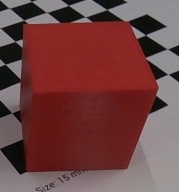
#> input picture data/train/cuboid/7040924.jpg, 179 x 192 px
$ python -i isolation.py   (imports and definitions only)
#> lines starting #> are read from the running program, lines starting #| are printed output that depends on the picture; after the words box and inside, x2 and y2 are one past the last pixel; in counts of white or black regions, pixels touching at a corner belong together
#> further down, picture is the input picture: shape (192, 179, 3); mean B, G, R 67, 67.2, 112.9
"""
armsoft/isolation.py
=====================
Camera-independent object isolation.

Given one :class:`~armsoft.frame_source.RGBDFrame` it

  1. removes depth discontinuities and near-white background,
  2. segments red pixels in HSV and keeps the blob nearest the frame centre,
  3. deprojects that blob into a point cloud with plain numpy.

It never touches a camera SDK and runs no background thread, so the same code
serves live frames, recordings and the simulator.
"""

from __future__ import annotations

from dataclasses import dataclass

import cv2
import numpy as np

from ..sources.base import RGBDFrame

# ─── Depth gating ─────────────────────────────────────────────────────────────
MIN_DEPTH_M = 0.07
MAX_DEPTH_M = 0.70
SUBSAMPLE   = 2      # pixel stride in both axes

# ─── Foreground filtering ─────────────────────────────────────────────────────
DEPTH_GAP_M          = 0.030   # 30 raw D405 units ≈ 3 cm
DEPTH_KERNEL_SIZE    = 5
WHITE_BRIGHTNESS_MIN = 170
WHITE_SAT_MAX        = 30
MAX_MASK_FILL        = 0.80

# ─── Red-object HSV segmentation ──────────────────────────────────────────────
RED_HUE_HIGH1 = 10
RED_HUE_LOW2  = 160
RED_SAT_MIN   = 80
RED_VAL_MIN   = 50
RED_MIN_AREA  = 500


@dataclass
class Isolation:
    """Result of isolating one frame."""
    object_points: np.ndarray      # (N, 3) float32, metres, camera frame
    object_colors: np.ndarray      # (N, 3) float32 RGB in [0, 1]
    scene_points:  np.ndarray      # (M, 3) whole visible scene
    scene_colors:  np.ndarray      # (M, 3)
    box: np.ndarray | None         # [x1, y1, x2, y2] pixels, or None
    mask: np.ndarray | None        # (H, W) bool object mask, or None
    crop_bgr: np.ndarray | None    # BGR crop inside `box` (classifier input)
    preview_bgr: np.ndarray        # annotated image for display / debugging

    @property
    def found(self) -> bool:
        return len(self.object_points) > 0


# [25 lines left out: function _foreground_mask, not called in this run]


def detect_red_mask(bgr: np.ndarray):
    """Red blob closest to the image centre → (bool mask, box) or (None, None)."""
    h, w = bgr.shape[:2]
#> h = 192; w = 179
    center = np.array([w / 2.0, h / 2.0])
#> center = [89.5, 96]
    hsv = cv2.cvtColor(bgr, cv2.COLOR_BGR2HSV)
#> hsv: shape (192, 179, 3); mean H, S, V 59, 110.6, 113.4

    mask_lo = cv2.inRange(hsv, (0, RED_SAT_MIN, RED_VAL_MIN),
                          (RED_HUE_HIGH1, 255, 255))
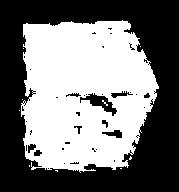
#> mask_lo: shape (192, 179); 47.5% white; 10 white regions (9 under 20 px), largest, box (x1, y1, x2, y2) and area: (21, 20, 159, 173) 16276
    mask_hi = cv2.inRange(hsv, (RED_HUE_LOW2, RED_SAT_MIN, RED_VAL_MIN),
                          (179, 255, 255))
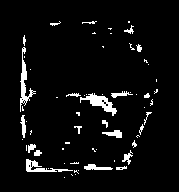
#> mask_hi: shape (192, 179); 5.2% white; 63 white regions (40 under 20 px), largest, box (x1, y1, x2, y2) and area: (80, 93, 117, 116) 304, (20, 47, 36, 112) 278, (26, 159, 73, 172) 210
    red = cv2.bitwise_or(mask_lo, mask_hi)
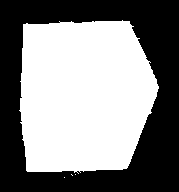
#> red: shape (192, 179); 52.7% white; 1 black region, box (x1, y1, x2, y2) and area: (0, 0, 179, 192) 16272

    kernel = cv2.getStructuringElement(cv2.MORPH_ELLIPSE, (7, 7))
    red = cv2.morphologyEx(red, cv2.MORPH_OPEN,  kernel, iterations=2)
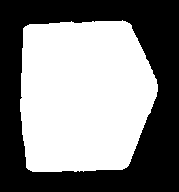
#> red: shape (192, 179); 52.5% white; 1 black region, box (x1, y1, x2, y2) and area: (0, 0, 179, 192) 16336
    red = cv2.morphologyEx(red, cv2.MORPH_CLOSE, kernel, iterations=2)
#> red: shape (192, 179); 52.5% white; 1 black region

    contours, _ = cv2.findContours(red, cv2.RETR_EXTERNAL, cv2.CHAIN_APPROX_SIMPLE)
#> contours = 1 contour; box (x1, y1, x2, y2) and area: (20, 20, 158, 172) 17788
    best_mask = best_box = None
    best_dist = float("inf")
    for cnt in contours:
        if cv2.contourArea(cnt) < RED_MIN_AREA:
            continue
        x, y, cw, ch = cv2.boundingRect(cnt)
        if (cw * ch) / float(w * h) > MAX_MASK_FILL:
            continue
        dist = np.linalg.norm(np.array([x + cw / 2.0, y + ch / 2.0]) - center)
        if dist < best_dist:
            m = np.zeros((h, w), np.uint8)
            cv2.drawContours(m, [cnt], -1, 255, cv2.FILLED)
            best_mask, best_box, best_dist = m.astype(bool), \
                np.array([x, y, x + cw, y + ch]), dist
#> this loop made 1 pass
#> (x, y, cw, ch, dist, best_box, best_dist) on pass 1: (20, 20, 138, 152, 0.5, [20, 20, 158, 172], 0.5)
#> after the loop, best_dist = 0.5

    return best_mask, best_box


class ObjectIsolatorRGBD:
    """
    Stateless-per-frame isolator working on :class:`RGBDFrame`.

    Parameters
    ----------
    min_points : int
        Frames yielding fewer isolated points are reported as "not found".
    """

    def __init__(self, min_points: int = 50):
        self.min_points = int(min_points)
        self._last_box = None

    # [55 lines left out: functions isolate, _preview, not called in this run]

>>> import cv2
>>> picture = cv2.imread('../../data/train/cuboid/7040924.jpg')
>>> result = detect_red_mask(picture)

$ run again, on data/train/cuboid/7044828.jpg
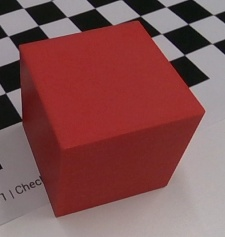
#> input picture data/train/cuboid/7044828.jpg, 225 x 237 px
#> picture is the input picture: shape (237, 225, 3); mean B, G, R 82.6, 82.4, 131.7
#> hsv: shape (237, 225, 3); mean H, S, V 55.5, 100, 132.1
#> in detect_red_mask, `mask_lo = cv2.inRange(hsv, (0, RED_SAT_MIN, RED_VAL_MIN), (RED_HUE_HIG..`:
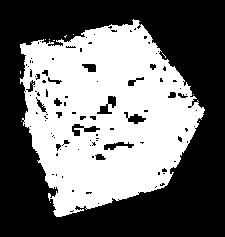
#> mask_lo: shape (237, 225); 44% white; 12 white regions (11 under 20 px), largest, box (x1, y1, x2, y2) and area: (20, 19, 205, 217) 23463
#> mask_hi: shape (237, 225); 4.9% white; 126 white regions (98 under 20 px), largest, box (x1, y1, x2, y2) and area: (23, 124, 58, 198) 350, (42, 31, 85, 46) 204, (97, 96, 116, 114) 156
#> in detect_red_mask, `red = cv2.bitwise_or(mask_lo, mask_hi)`:
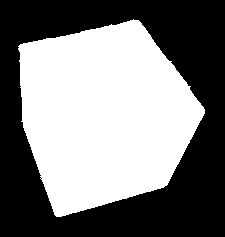
#> red: shape (237, 225); 49% white; 1 white region, box (x1, y1, x2, y2) and area: (18, 19, 205, 217) 26120
#> contours = 1 contour; box (x1, y1, x2, y2) and area: (19, 19, 205, 217) 25796
#> the loop in detect_red_mask, `for cnt in contours:` made 1 pass
#> (x, y, cw, ch, dist, best_box, best_dist) on pass 1: (19, 19, 186, 198, 0.707, [19, 19, 205, 217], 0.707)
#> after the loop in detect_red_mask, `for cnt in contours:`: best_dist = 0.707

$ run again, on data/train/cuboid/7052879.jpg
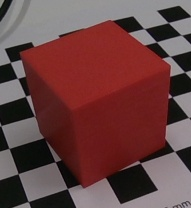
#> input picture data/train/cuboid/7052879.jpg, 191 x 208 px
#> picture is the input picture: shape (208, 191, 3); mean B, G, R 66.2, 66.5, 104.8
#> hsv: shape (208, 191, 3); mean H, S, V 62.1, 99.3, 105.4
#> in detect_red_mask, `mask_lo = cv2.inRange(hsv, (0, RED_SAT_MIN, RED_VAL_MIN), (RED_HUE_HIG..`:
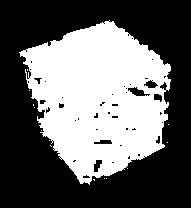
#> mask_lo: shape (208, 191); 40.6% white; 14 white regions (13 under 20 px), largest, box (x1, y1, x2, y2) and area: (19, 20, 171, 185) 16102
#> mask_hi: shape (208, 191); 3.3% white; 77 white regions (56 under 20 px), largest, box (x1, y1, x2, y2) and area: (32, 98, 45, 119) 112, (80, 175, 108, 188) 111, (128, 87, 150, 96) 100
#> in detect_red_mask, `red = cv2.morphologyEx(red, cv2.MORPH_OPEN,  kernel, iterations=2)`:
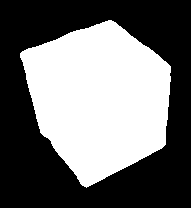
#> red: shape (208, 191); 43.7% white; 1 white region, box (x1, y1, x2, y2) and area: (20, 20, 171, 188) 17347
#> contours = 1 contour; box (x1, y1, x2, y2) and area: (20, 20, 171, 188) 17126
#> the loop in detect_red_mask, `for cnt in contours:` made 1 pass
#> (x, y, cw, ch, dist, best_box, best_dist) on pass 1: (20, 20, 151, 168, 0, [20, 20, 171, 188], 0)
#> after the loop in detect_red_mask, `for cnt in contours:`: best_dist = 0
